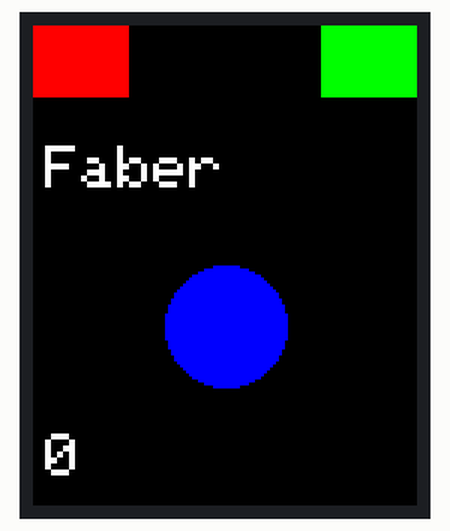
This sketch was run on a simulated Arduino Uno, built with avr-gcc and run on an emulated ATmega328P. On the bench: 128×160 colour display. What the sketch prints to the serial monitor is not drawn.

Above: at 0.28 s.
At 5.12 s:
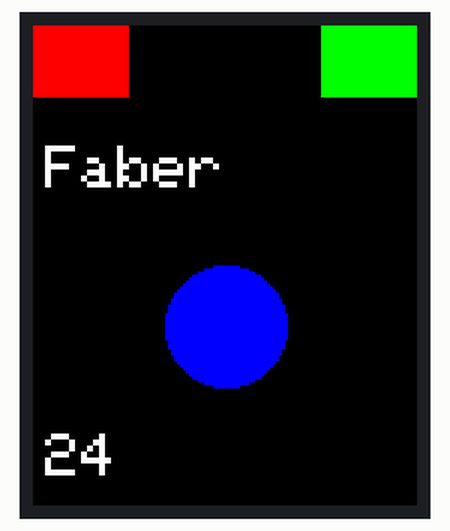
At 10.17 s:
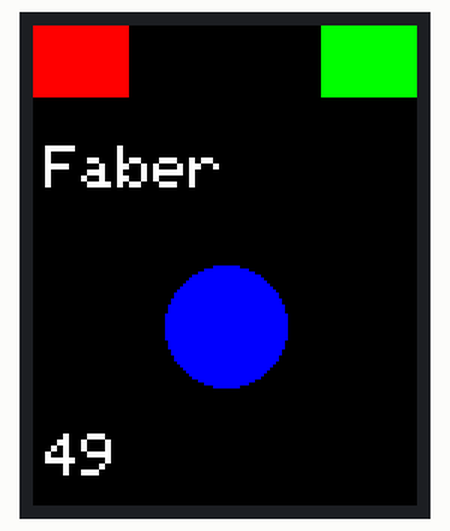
At 20.06 s:
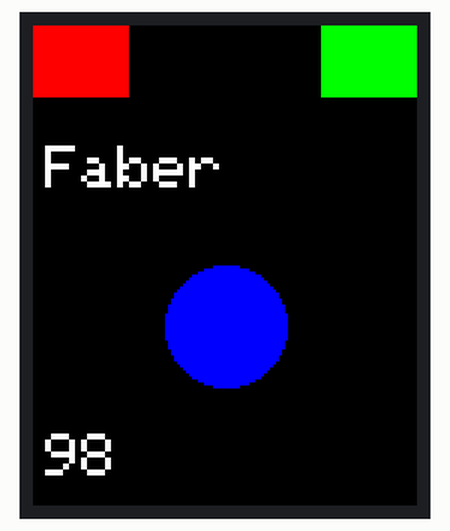
At 29.96 s:
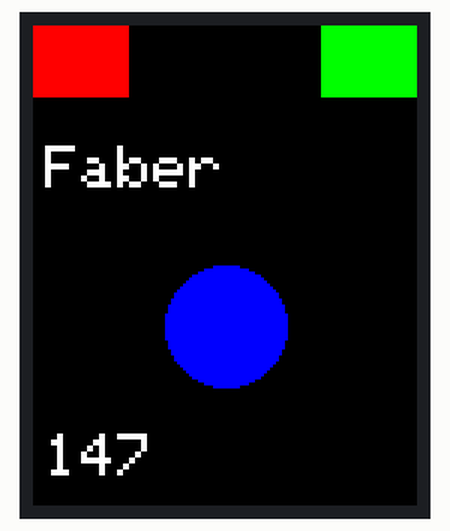
At 39.87 s:
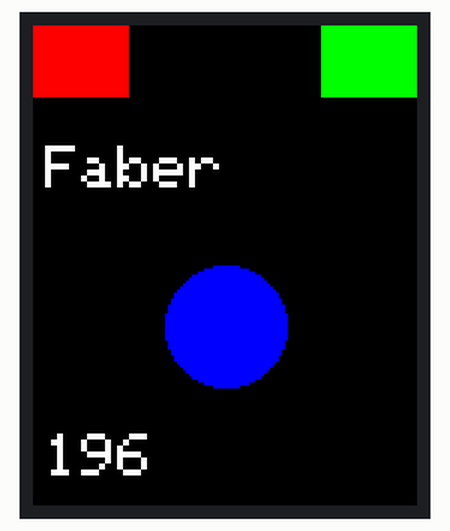

The sketch:

example.ino
```cpp
// ST7735 1.8in 128x160 colour TFT (black tab) with Adafruit_ST7735 (Uno: CS = D10, A0/DC = D9,
// RESET = D8, SDA/MOSI = D11, SCK = D13, VCC = 5V, LED = 5V).
// Portrait: a red block top-left, a green block top-right, a blue circle and text; then counts.
#include <SPI.h>
#include <Adafruit_GFX.h>
#include <Adafruit_ST7735.h>

Adafruit_ST7735 tft(10, 9, 8);  // CS, DC, RST (hardware SPI)

void setup() {
  Serial.begin(115200);
  tft.initR(INITR_BLACKTAB);
  tft.fillScreen(ST77XX_BLACK);
  tft.fillRect(0, 0, 32, 24, ST77XX_RED);
  tft.fillRect(96, 0, 32, 24, ST77XX_GREEN);
  tft.fillCircle(64, 100, 20, ST77XX_BLUE);
  tft.setTextColor(ST77XX_WHITE);
  tft.setTextSize(2);
  tft.setCursor(4, 40);
  tft.print(F("Faber"));
  Serial.println(F("ST7735 drawn"));
}

unsigned int count = 0;

void loop() {
  tft.fillRect(4, 136, 80, 16, ST77XX_BLACK);
  tft.setCursor(4, 136);
  tft.print(count);
  Serial.print(F("count "));
  Serial.println(count++);
  delay(200);
}
```
